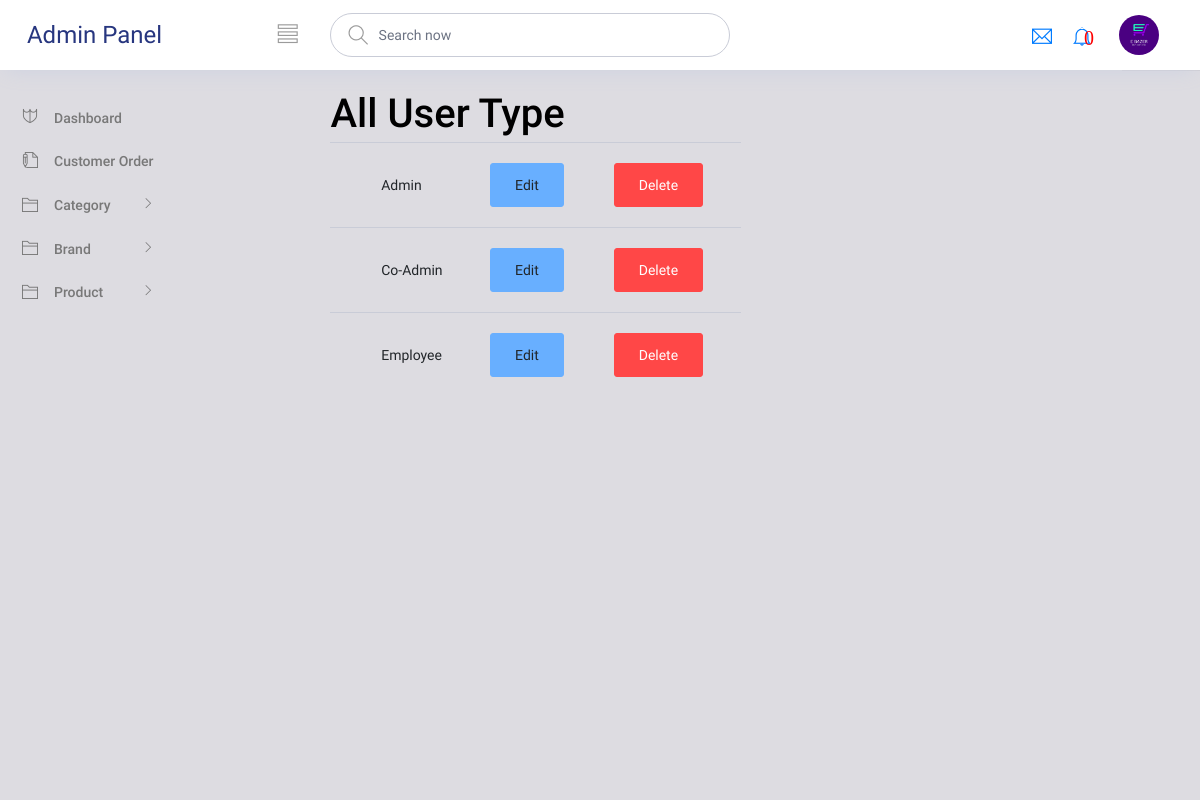
Page /index.php/admin/viewUserType on the committed database.
### tables this page shows
CREATE TABLE `tbl_user_type` (
  `id` int(11) NOT NULL,
  `type_name` varchar(255) NOT NULL
);

### application/controllers/Admin.php (called while the page is built, shortened)
<?php
class Admin extends CI_Controller {
        public function viewUserType(){
        $data['allUserType']=$this->modAdmin->fetchallType();
        $this->load->view('Admin/header');
        $this->load->view('Admin/admin_header');
        $this->load->view('Admin/viewUserType',$data);
        $this->load->view('Admin/admin_footer');
        $this->load->view('Admin/footer');
        }
}

### index.php (called while the page is built, shortened)
<?php
require_once BASEPATH.'core/CodeIgniter.php';

### application/models/ModAdmin.php (called while the page is built, shortened)
<?php
      class ModAdmin extends CI_Model{
   	public function fetchallType(){
         $query= $this->db->get('tbl_user_type');
         if ($query->num_rows()>0) {
             foreach ($query ->result() as $row) {
                $data[]=$row;
             }
             return $data;
         }
         return false;
      }
      }
 ?>

### application/views/Admin/viewUserType.php (the view, shortened to what this page needs)
<div class="content-wrapper">
	<div class="row padtop">
		<div class="col-md-6 col-md-offset-3" style="margin-left: 100px">
			<h2>All User Type</h2>
			<?php if ($allUserType):  ?>
				<table class="table table-dashed">
				<?php foreach ($allUserType as $p): ?>
					<tr class="ccat<?php echo $p->id ?>">
						<td><?php   ?></td>
						<td><?php echo $p->type_name ?></td>
						<td><a href="<?php echo site_url('admin/editUserType/'.$p->id) ?>" class="btn btn-info">Edit</a></td>
						<td><a href="<?php echo site_url('admin/deleteUserType/'.$p->id) ?>" class="btn btn-danger" onclick="myFunction()">Delete</a></td>
					</tr>
				<?php endforeach; ?>
				</table>
			<?php else: ?>
				Panel are not available
			<?php endif; ?>
		</div>
	</div>
</div>

### rows in the picture
tbl_user_type: type_name "Admin"
tbl_user_type: type_name "Co-Admin"
tbl_user_type: type_name "Employee"

### other values in the picture
count($chkUnSeenOrder) "0"
